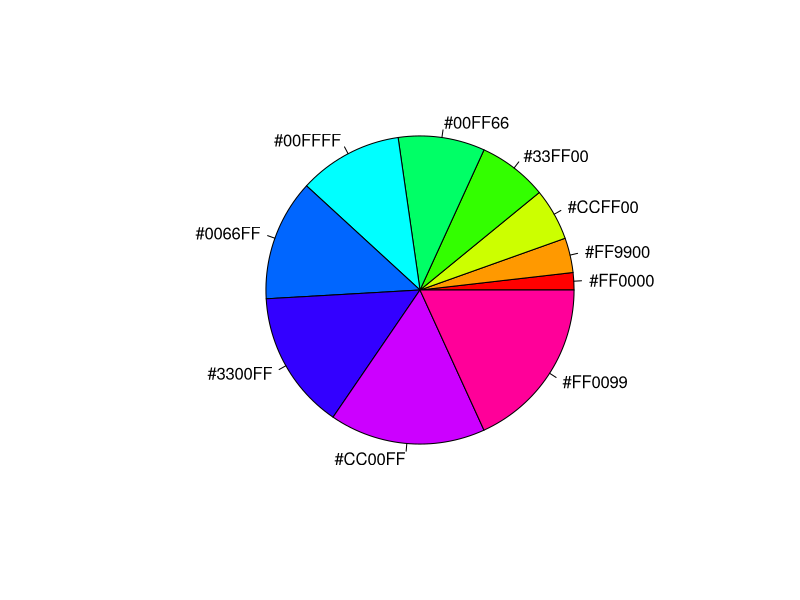
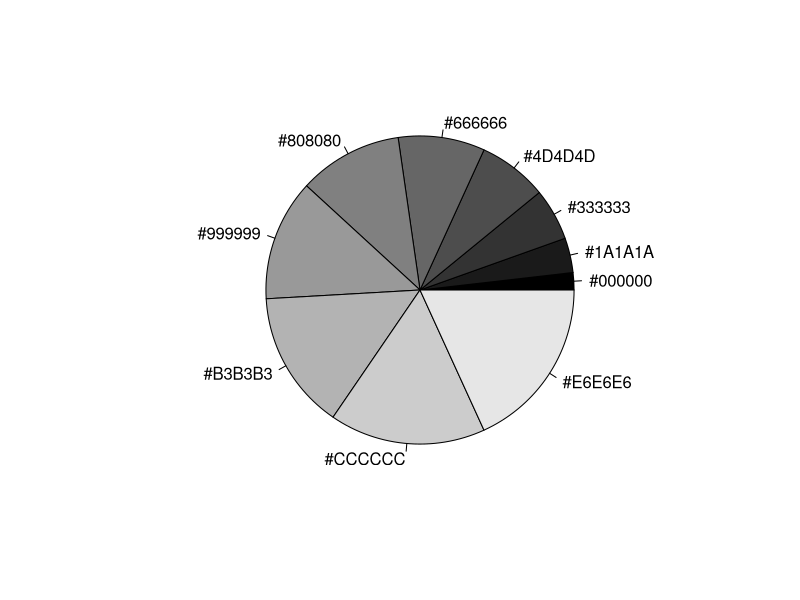

R code for these plots, in order:
n <- 10
mycolors <- rainbow(n)
pie(rep(1:n), labels = mycolors, col = mycolors)
mygrays <- gray(0:n/n)
pie(rep(1:n), labels = mygrays, col = mygrays)
